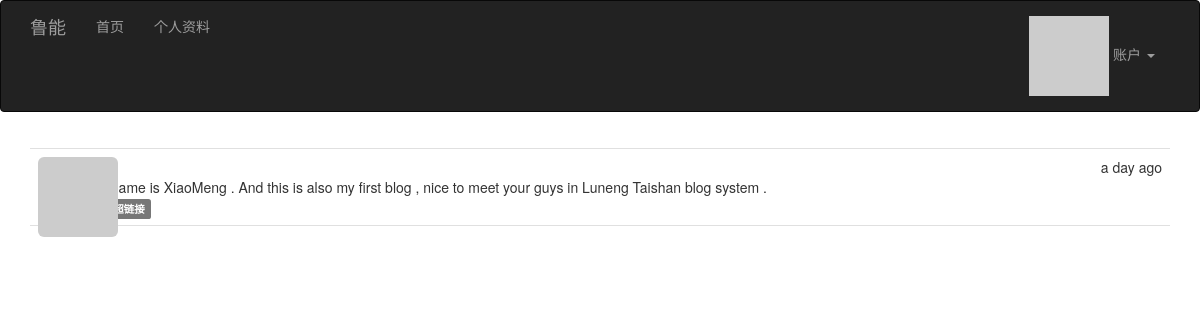
Screenshot of /post/3 (signed in) with the database file from the repository.
### app/models.py (models this page shows, shortened)
class Post(db.Model):
    __tablename__ = 'posts'
    id = db.Column(db.Integer, primary_key=True)
    body = db.Column(db.Text)
    timestamp = db.Column(db.DateTime, index=True, default=datetime.utcnow)
    author_id = db.Column(db.Integer, db.ForeignKey('users.id'))
    body_html=db.Column(db.Text)

### app/main/views.py (the view)
@main.route('/post/<int:id>')
def post(id):
    post=Post.query.get_or_404(id)
    return render_template('post.html',posts=[post])

### app/auth/views.py (called while the page is built)
@auth.before_app_request
def before_request():
    if current_user.is_authenticated:
        current_user.ping()

### app/main/__init__.py (called while the page is built)
@main.app_context_processor
def inject_permissions():
    return dict(Permission=Permission)

### app/models.py (called while the page is built)
@login_manager.user_loader
def load_user(user_id):
    return User.query.get(int(user_id))

    def ping(self):
        self.last_seen=datetime.utcnow()
        db.session.add(self)

    def gravatar(self,size=100,default='identicon',rating='g'):
        if request.is_secure:
            url = 'https://secure.gravatar.com/avatar'
        else:
            url = 'http://cn.gravatar.com/avatar'
        hash= self.avatar_hash or hashlib.md5(str(self.email).encode('utf-8')).hexdigest()
        return '{url}/{hash}?s={size}&d={default}&r={rating}'.format(url=url, hash=hash, size=size, default=default, rating=rating)

### app/templates/post.html (shortened to what this page needs)
{% extends "base.html" %}
{% import "_macros.html" as macros %}
{% block page_content %}
{% include '_posts.html' %}
{% endblock %}

### app/templates/_posts.html
<ul class="posts">
    {% for post in posts %}
    <li class="post">
        <div class="post-thumbnail">
            <a href="{{ url_for('.user', username=post.author.username) }}">
                <img class="img-rounded profile-thumbnail" src="{{ post.author.gravatar(size=40) }}">
            </a>
        </div>
        <div class="post-content">
            <div class="post-date">{{ moment(post.timestamp).fromNow() }}</div>
            <div class="post-author"><a href="{{ url_for('.user', username=post.author.username) }}">{{ post.author.username }}</a></div>
            <div class="post-body">
                {% if post.body_html %}
                    {{ post.body_html | safe }}
                {% else %}
                    {{ post.body }}
                {% endif %}
            </div>
            <div class="post-footer">
                <a href="{{ url_for('.post', id=post.id) }}">
                    <span class="label label-default">微博超链接</span>
                </a>
            </div>
        </div>
    </li>
    {% endfor %}
</ul>

### app/static/styles.css (style rules this page uses)
.profile-thumbnail { position: absolute; }
ul.posts { list-style-type: none; padding: 0px; margin: 16px 0px 0px 0px; border-top: 1px solid #e0e0e0; }
ul.posts li.post { padding: 8px; border-bottom: 1px solid #e0e0e0; }
div.post-date { float: right; }
div.post-author { font-weight: bold; }
div.post-thumbnail { position: absolute; }
div.post-content { margin-left: 48px; min-height: 48px; }

### rows the page displays
Post: timestamp "a day ago", body "My Name is XiaoMeng . And this is also my first blog , nice to meet your guys in Luneng Taishan blog system ."
